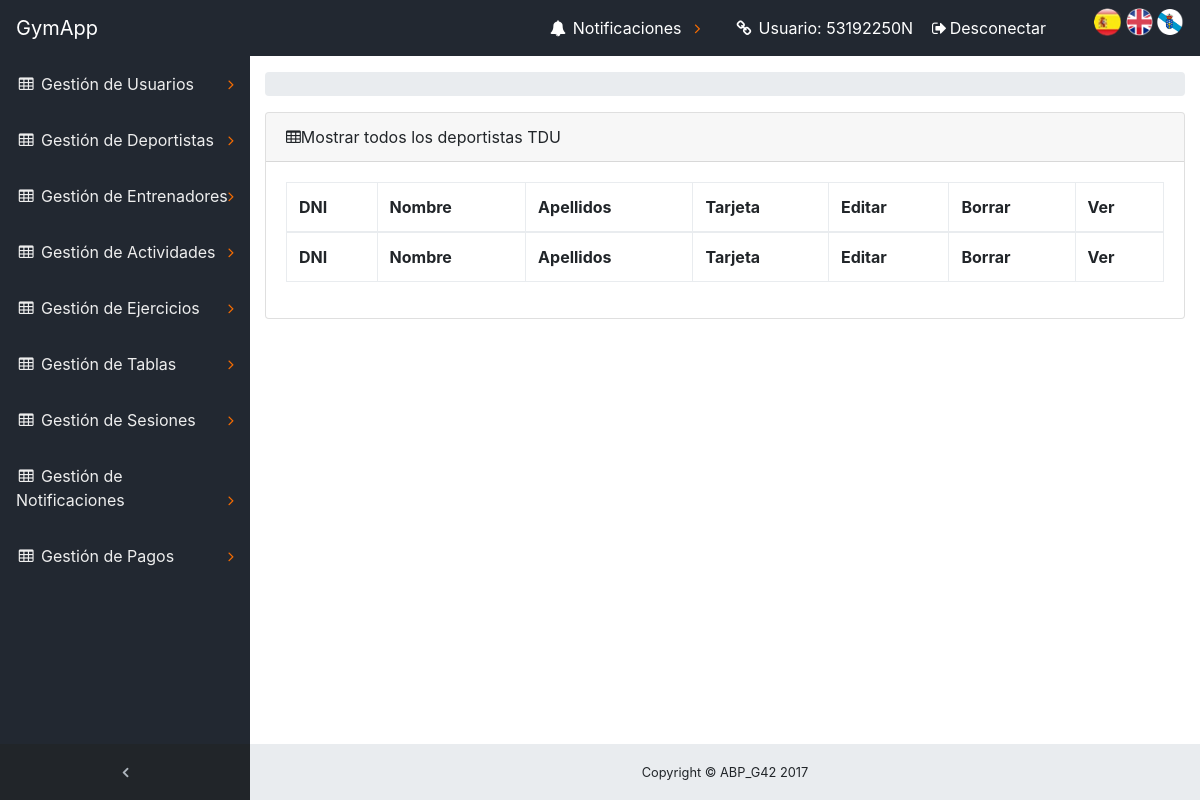
The page /ABP/index.php?controller=Deportista&action=listarTDU (signed in) on the database as committed earlier.
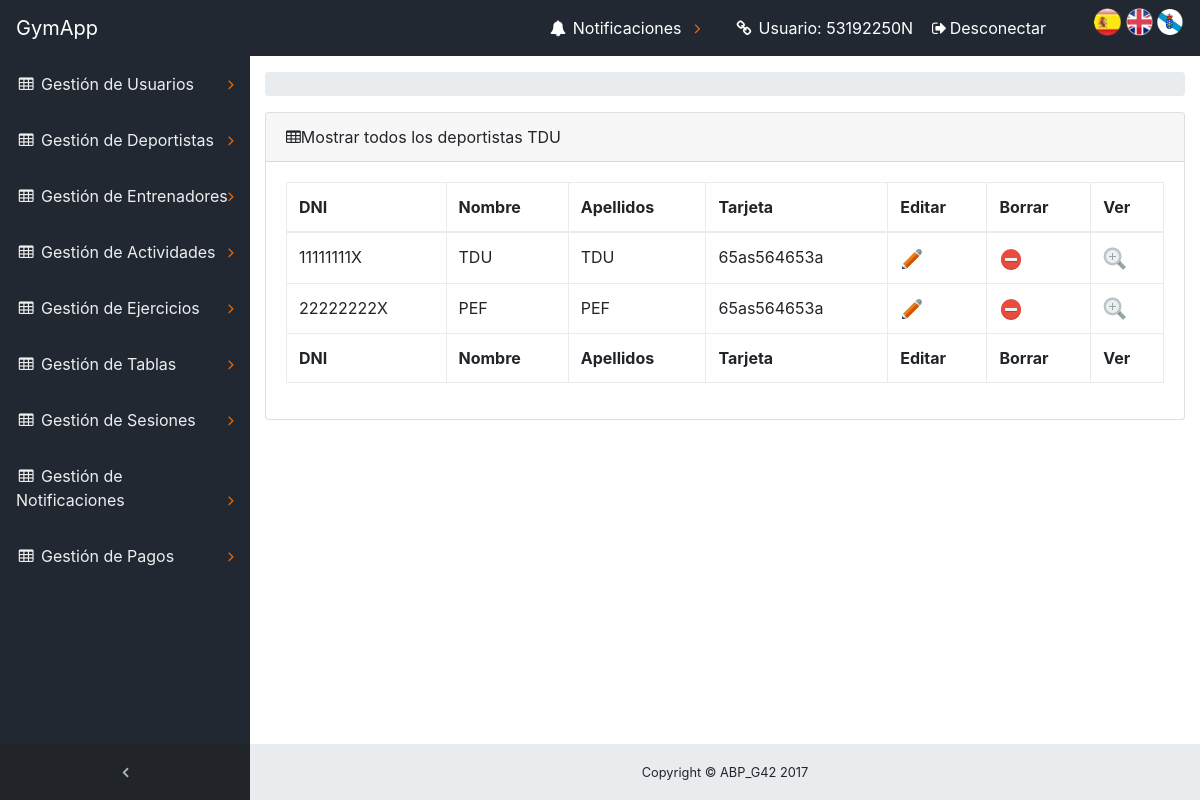
The same page on the database as committed later.
### tables this page shows
CREATE TABLE `usuario` (
  `dni` varchar(10) NOT NULL,
  `nombre` varchar(30) NOT NULL,
  `apellidos` varchar(30) NOT NULL,
  `edad` tinyint(4) DEFAULT NULL,
  `contrasena` varchar(128) NOT NULL,
  `email` varchar(100) DEFAULT NULL,
  `telefono` varchar(20) NOT NULL,
  `fechaAlta` date NOT NULL
);

CREATE TABLE `tdu` (
  `dni` varchar(10) NOT NULL,
  `tarjeta` varchar(60) NOT NULL
);

### ABP/core/ViewManager.php (called while the page is built, shortened)
<?php
class ViewManager {
	private $variables = array();
	public function setVariable($varname, $value, $flash=false) {
		$this->variables[$varname] = $value;
	}
	public function getVariable($varname, $default=NULL) {
		if (!isset($this->variables[$varname])) {
			return $default;
		}
		return $this->variables[$varname];
	}
	public function render($controller, $viewname) {
		include(__DIR__ . "/../view/$controller/$viewname.php");
	}
	private static $viewmanager_singleton = NULL;
	public static function getInstance() {
		if (self::$viewmanager_singleton == null) {
			self::$viewmanager_singleton = new ViewManager();
		}
		return self::$viewmanager_singleton;
	}
}

### ABP/controller/DeportistaController.php (called while the page is built, shortened)
<?php
require_once(__DIR__."/../core/ViewManager.php");
require_once(__DIR__ . "/../model/DeportistaTDUMapper.php");
require_once(__DIR__."/../model/UsuarioMapper.php");
class DeportistaController extends BaseController
{
    private $deportistaTDUMapper;
    public function __construct()
    {
        $this->deportistaTDUMapper = new DeportistaTDUMapper();
    }
    public function listarTDU()
    {
        $deportistasTDU = $this->deportistaTDUMapper->listarTDU();
        $this->view->setVariable("deportistasTDU",$deportistasTDU);
        $this->view->render("usuario/deportistas","tduSHOWALL");
    }
}
?>

### ABP/index.php (called while the page is built, shortened)
<?php
function run() {
	try {
		$controller = loadController($_GET["controller"]);
		$actionName = $_GET["action"];
		$controller->$actionName();
	} catch(Exception $ex) {
		die("An exception occured!!!!!".$ex->getMessage());
	}
}
function loadController($controllerName) {
	return new $controllerClassName();
}
run();
?>

### ABP/core/I18n.php (called while the page is built, shortened)
<?php
class I18n {
	private $messages;
	public function setLanguage($language) {
		$this->messages = $i18n_messages;
	}
	public function i18n($key) {
		if (isset($this->messages[$key])){
			return $this->messages[$key];
		}else{
			return $key;
		}
	}
	private static $i18n_singleton = null;
	public static function getInstance() {
		if (self::$i18n_singleton == NULL) {
			self::$i18n_singleton = new I18n();
		}
		return self::$i18n_singleton;
	}
}
function i18n($key) {
	return I18n::getInstance()->i18n($key);
}

### ABP/view/messages/messages_es.php (called while the page is built)
<?php
    $i18n_messages = array(
    	'Nombre'=> 'Nombre',
    	'Asunto' => 'Asunto',
    	'contenido' => 'contenido',
    	'nombre' => 'nombre',
    	'El atributo '=>'El atributo ',
    	' no puede ser vacío' => ' no puede ser vacío',
    	'Longitud incorrecta. El atributo ' => 'Longitud incorrecta. El atributo ',
    	' debe tener una longitud máxima de '=>' debe tener una longitud máxima de ',
    	' y tiene '=>' y tiene ',
    	'El atributo no sigue el formato correcto. Pruebe example@example.com' => 'El atributo no sigue el formato correcto. Pruebe example@example.com',
    	' contiene caracteres no alfabéticos'=>' contiene caracteres no alfabéticos',
    	' no esta comprendido en ['=>' no esta comprendido en [',
    	' no puede tener mas de ' => ' no puede tener mas de ',
    	'decimales'=>'decimales',
    	' no tiene 8 números seguidos de una letra: FORMATO INCORRECTO!!!'=>' no tiene 8 números seguidos de una letra: FORMATO INCORRECTO!!!',
    	'La letra del DNI no es correcta'=>'La letra del DNI no es correcta',
    	' no tiene un formato válido de telefeno.'=>' no tiene un formato válido de telefeno.',
    	' debe estar compuesto únicamente por digitos.'=>' debe estar compuesto únicamente por digitos.',
        'precio' => 'precio',
        ': activar para ordenar columna ascendentemente'=>': activar para ordenar columna ascendentemente',
        ': activar para ordenar columna descendentemente'=>': activar para ordenar columna descendentemente',
        'Primero' => 'Primero',
        'Último'=>'Último',
        'Siguiente'=>'Siguiente',
        'Anterior'=>'Anterior',
        'Tabla sin datos'=>'Tabla sin datos',
        'Mostrando _START_ a _END_ de _TOTAL_ elementos'=>'Mostrando _START_ a _END_ de _TOTAL_ elementos',
        'Mostrando 0 a 0 de 0 elementos'=>'Mostrando 0 a 0 de 0 elementos',
        '(filtrados de _MAX_ elementos totales)'=>'(filtrados de _MAX_ elementos totales)',
        'Mostrar _MENU_ elementos'=>'Mostrar _MENU_ elementos',
        'Cargando...'=>'Cargando...',
        'Procesando...'=>'Procesando...',
        'Buscar:'=>'Buscar:',
        'No se encontró nada'=>'No se encontró nada',
        'dni' => 'dni',
        'contraseña' => 'contraseña'
    );
?>

### ABP/model/UsuarioMapper.php (called while the page is built, shortened)
<?php
require_once(__DIR__."/../core/Access_DB.php");
class UsuarioMapper {
    public function __construct()
    {
        $this->db = PDOConnection::getInstance();
    }
}
?>

### ABP/core/Access_DB.php (called while the page is built, shortened)
<?php
class PDOConnection {
	private static $db_singleton = null;
	public static function getInstance() {
		if (self::$db_singleton == null) {
			self::$db_singleton = new PDO(
			"mysql:host=".HOST.";dbname=".DB.";charset=utf8",
			USER,
			PASS,
			array(
				PDO::ATTR_EMULATE_PREPARES => false,
				PDO::ATTR_ERRMODE => PDO::ERRMODE_EXCEPTION)
			);
		}
		return self::$db_singleton;
	}
}
?>

### ABP/model/DeportistaTDUMapper.php (called while the page is built, shortened)
<?php
require_once(__DIR__."/../core/Access_DB.php");
require_once(__DIR__."/UsuarioMapper.php");
Class DeportistaTDUMapper extends DeportistaMapper {
    public function listarTDU()
    {
        $stmt = $this->db->query("SELECT tdu.*, usuario.nombre, usuario.apellidos FROM `usuario`, `tdu` WHERE tdu.dni = usuario.dni");
        $stmt -> execute();
        $lista = $stmt->fetchAll();
        return $lista;
    }
}
?>

### ABP/view/usuario/deportistas/tduSHOWALL.php (the view, shortened to what the changed rows need)
<?php
require_once(__DIR__."/../../../core/ViewManager.php");
$view = ViewManager::getInstance();
$deportistas = $view->getVariable("deportistasTDU");
?>
<div class="content-wrapper">
    <div class="container-fluid">
        <div class="card mb-3">
            <div class="card-body">
                <div class="table-responsive">
                    <table class="table table-bordered" id="dataTable" width="100%" cellspacing="0" >
                        <thead>
                        <tr>
                            <th><?= i18n("DNI") ?></th>
                            <th><?= i18n("Nombre") ?></th>
                            <th><?= i18n("Apellidos") ?></th>
                            <th><?= i18n("Tarjeta") ?></th>
                            <th><?= i18n("Editar") ?></th>
                            <th><?= i18n("Borrar") ?></th>
                            <th><?= i18n("Ver") ?></th>
                        </tr>
                        </thead>
                        <tfoot>
                        <tr>
                            <th><?= i18n("DNI") ?></th>
                            <th><?= i18n("Nombre") ?></th>
                            <th><?= i18n("Apellidos") ?></th>
                            <th><?= i18n("Tarjeta") ?></th>
                            <th><?= i18n("Editar") ?></th>
                            <th><?= i18n("Borrar") ?></th>
                            <th><?= i18n("Ver") ?></th>
                        </tr>
                        </tfoot>
                        <tbody>
                        <?php foreach($deportistas as $deportista){ ?>
                            <tr>
                                <td><?php echo $deportista["dni"]; ?></td>
                                <td><?php echo $deportista["nombre"]; ?></td>
                                <td><?php echo $deportista["apellidos"]; ?></td>
                                <td><?php echo $deportista["tarjeta"]; ?></td>
                                <td>
                                    <a href='./index.php?controller=Deportista&amp;action=TduEDIT&amp;dni=<?php echo $deportista["dni"];?>'><img src='./view/Icons/edit.png'>
                                    </a>
                                </td>
                                <td>
                                    <a href='./index.php?controller=Deportista&amp;action=TduDELETE&amp;dni=<?php echo $deportista["dni"];?>'><img src='./view/Icons/delete.png'>
                                    </a>
                                </td>
                                 <td>
                                    <a href='./index.php?controller=Deportista&amp;action=TduView&amp;dni=<?php echo $deportista["dni"];?>'><img src='./view/Icons/detalle.png'>
                                    </a>
                                </td>
                            </tr>
                        <?php } ?>
                        </tbody>
                    </table>
                </div>
            </div>
        </div>
    </div>
</div>

Rows that differ between the two databases and show on the page:
added usuario: tdu.dni "11111111X", nombre "TDU", apellidos "TDU", tdu.tarjeta "65as564653a"
added usuario: tdu.dni "22222222X", nombre "PEF", apellidos "PEF", tdu.tarjeta "65as564653a"
